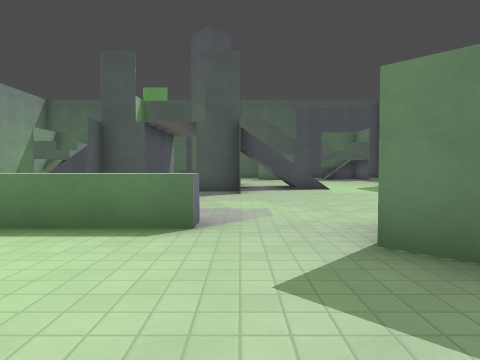
View 1 (above)

24 first-person views from a walk through a level from a Godot 3-D game. The camera is 1.3 m above the floor, tilts 2° down and sees 75° across. The floor is counted in squares, 2 m on a side. Each view is taken from the middle of a square. On the plan, view 1 faces up. The plan holds only what a view shows up to about 10 squares ahead; the rest is blank. The place goes on beyond the plan. Surface patterns are stand-ins for the level's own textures.

View 2
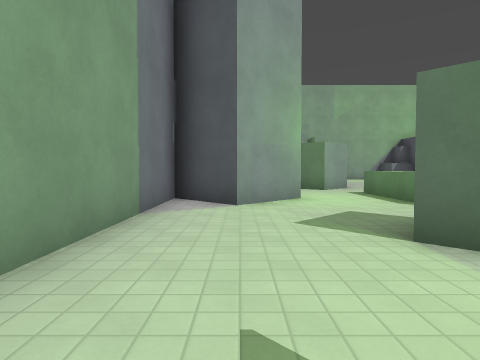

View 3
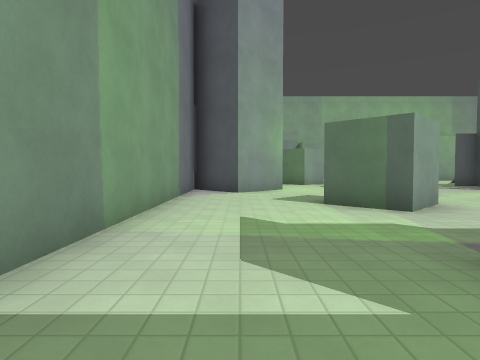

View 4
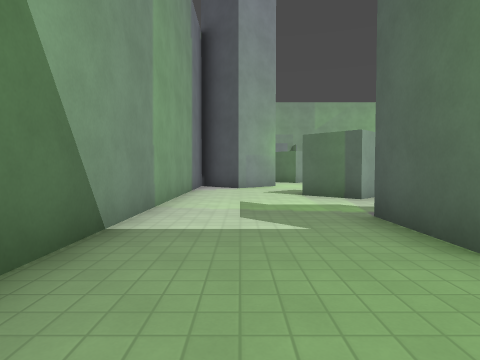

View 5
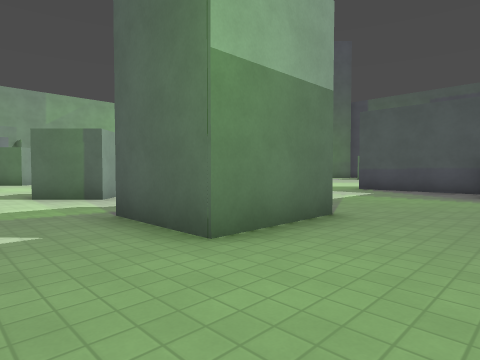

View 6
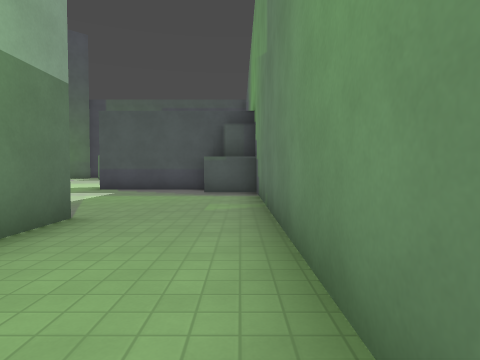

View 7
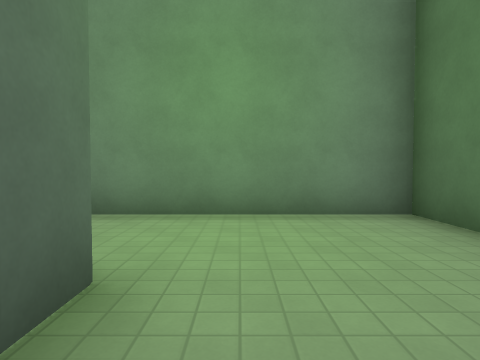

View 8
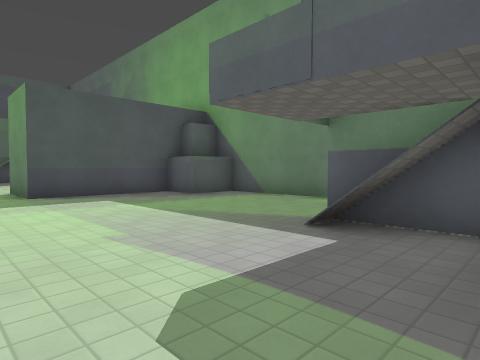

View 9
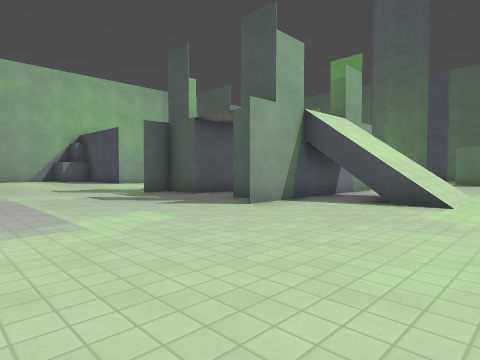

View 10
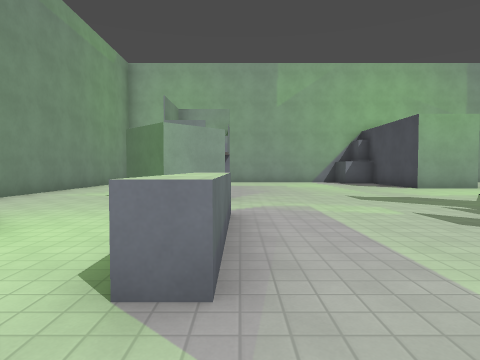

View 11
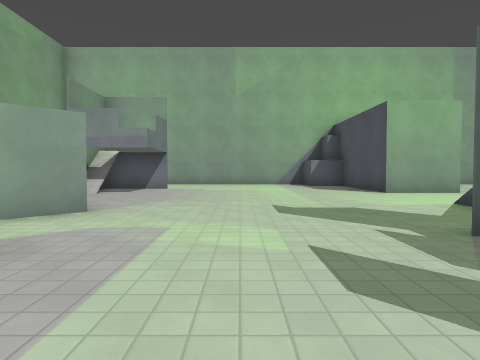

View 12
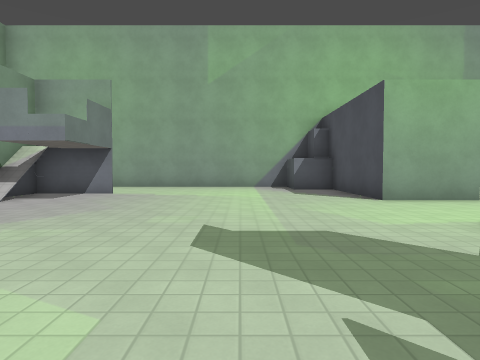

View 13
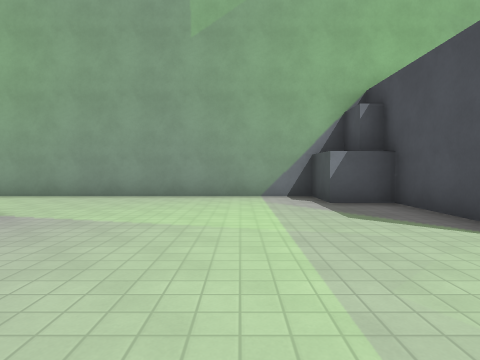

View 14
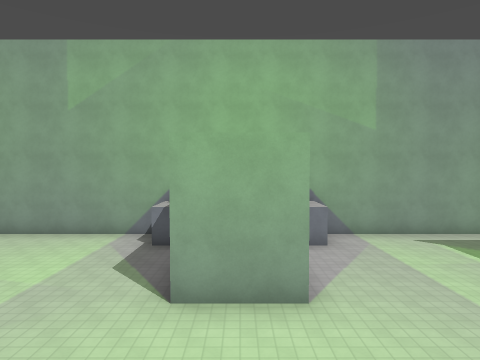

View 15
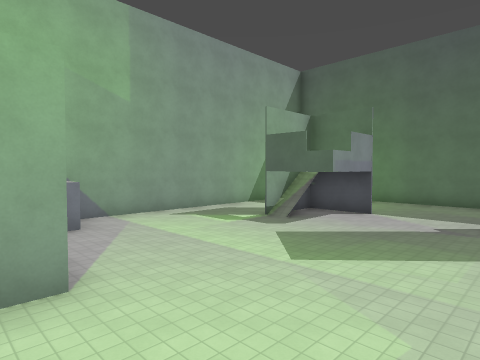

View 16
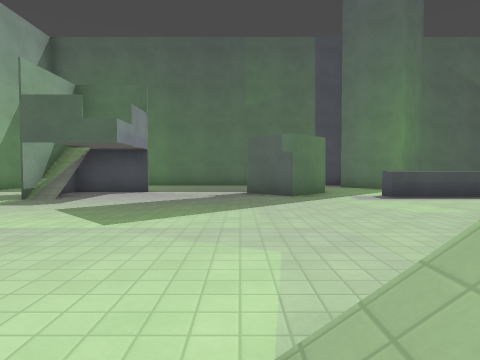

View 17
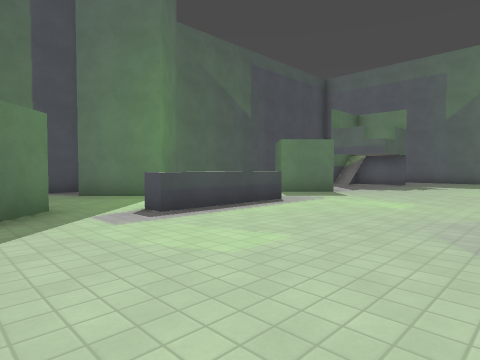

View 18
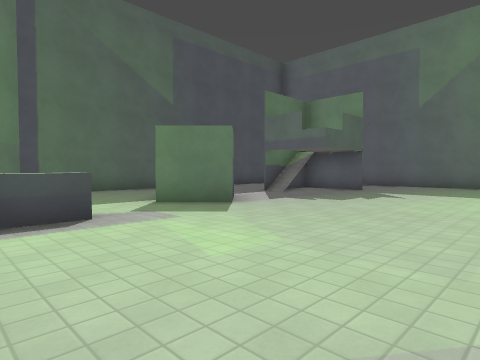

View 19
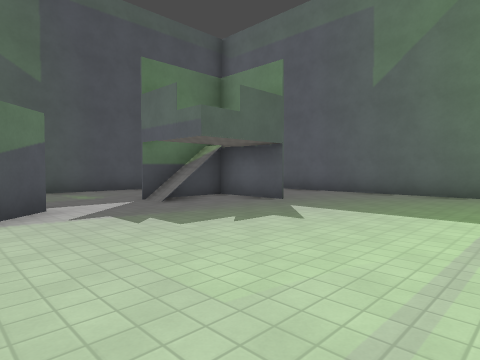

View 20
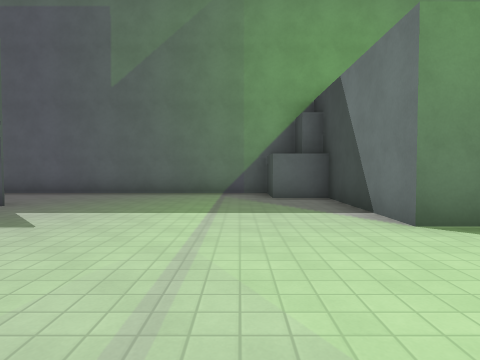

View 21
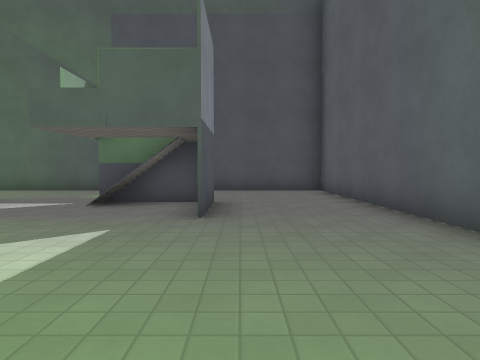

View 22
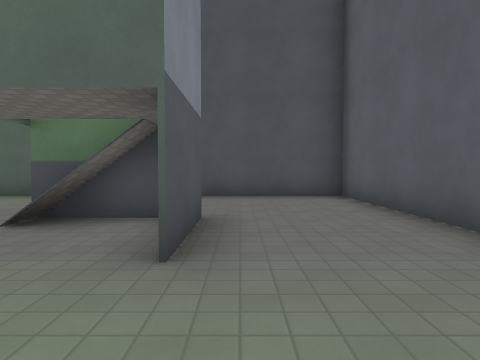

View 23
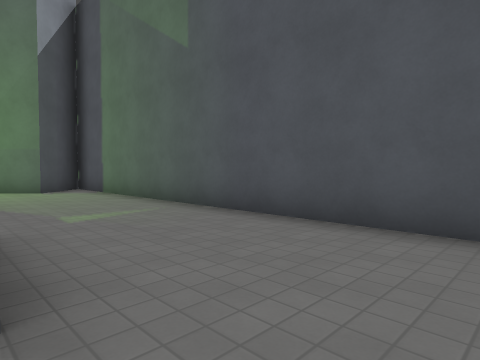

View 24
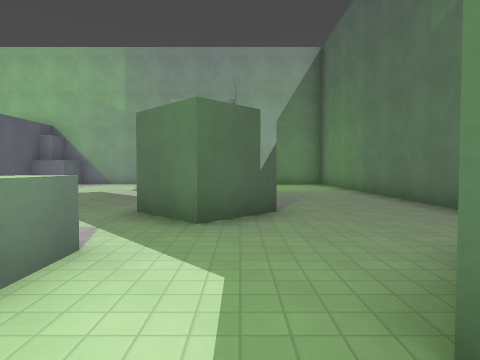

### Floor plan
Key: @ floor where view 1 was taken; # wall or solid block; x gap in a wall; . floor; / step, stairs or slope; ^ raised ledge; v drop or lower ground.
Columns run from 15 left of view 1 to 11 right of it. Each row starts with its distance up from view 1.
 24     #######################
 23     .........#............#
 22     ........###...........#
 21 #.  .........#............#
 20  .. ##...##......##..##...#
 19   .##....#..^^^..#... #...#
 18 #..#/.....................#
 17 #.........................#
 16 #.........................#
 15 #.........................#
 14 #.........................#
 13   #........    #  ......###
 12      #../#     #v /..####
 11      #../// #  #///..####
 10   ####..//x #. #x//..####
  9 ###........##.##........###
  8 #.........................#
  7 #.........................#
  6 #.........................#
  5 #.........................#
  4 #...........^^^........#..#
  3 #...#....##......##...##..#
  2 #.. ##.  #.......#...##...#
  1 #       .....#............#
  0       ...... ##@..........#
 -1       .....  #............#
 -2       ####   ##############

Where each view was taken, in squares from view 1:
view 1: 0 up, 0 right, facing up
view 2: 0 up, 5 right, facing left
view 3: 0 up, 8 right, facing left
view 4: 0 up, 10 right, facing left
view 5: 0 up, 10 right, facing up-left
view 6: 0 up, 10 right, facing up
view 7: 1 up, 6 right, facing right
view 8: 2 up, 4 right, facing up-right
view 9: 4 up, 4 right, facing up-left
view 10: 4 up, 1 right, facing left
view 11: 6 up, 1 left, facing left
view 12: 7 up, 3 left, facing left
view 13: 7 up, 7 left, facing left
view 14: 11 up, 5 left, facing left
view 15: 11 up, 6 left, facing up-left
view 16: 11 up, 7 left, facing up
view 17: 14 up, 6 left, facing up-right
view 18: 14 up, 2 left, facing up-right
view 19: 14 up, 2 right, facing up-right
view 20: 14 up, 2 right, facing right
view 21: 14 up, 8 right, facing up
view 22: 16 up, 8 right, facing up
view 23: 20 up, 9 right, facing up-left
view 24: 20 up, 1 left, facing left
